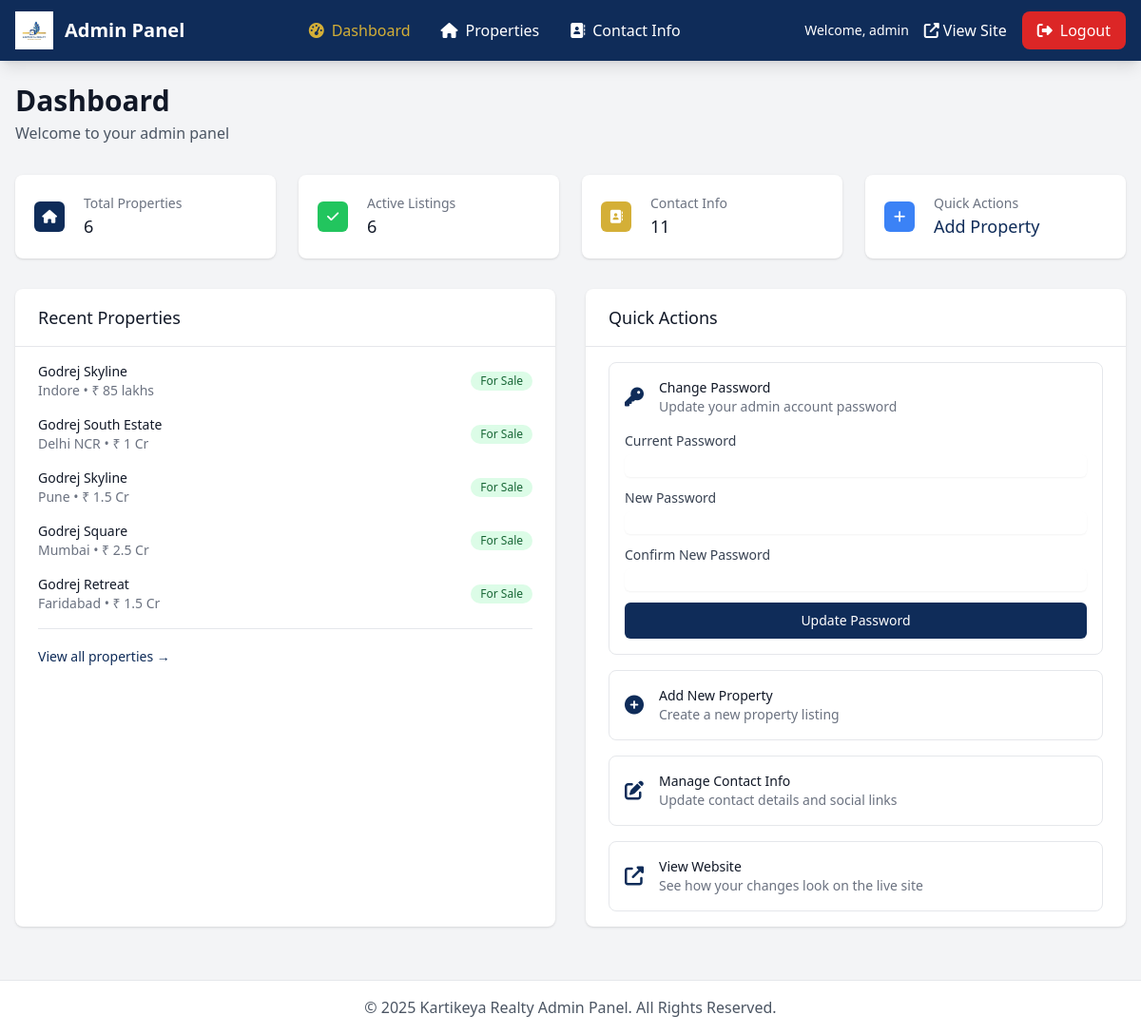
Page /admin/dashboard.php (signed in) on the committed database.
### tables this page shows
CREATE TABLE properties (
                    id INTEGER PRIMARY KEY AUTOINCREMENT,
                    title VARCHAR(255) NOT NULL,
                    category VARCHAR(100) NOT NULL,
                    image VARCHAR(255),
                    cost VARCHAR(100) NOT NULL,
                    location VARCHAR(255) NOT NULL,
                    status VARCHAR(50) NOT NULL,
                    description TEXT,
                    bedrooms INTEGER,
                    bathrooms INTEGER,
                    area VARCHAR(100),
                    features TEXT,
                    created_at DATETIME DEFAULT CURRENT_TIMESTAMP,
                    updated_at DATETIME DEFAULT CURRENT_TIMESTAMP
                );

### admin/config/database.php (called while the page is built, shortened)
<?php
class Database {
    private $db_file = __DIR__ . '/../data/realestate.db';
    private $pdo;
    public function __construct() {
        $this->createTables();
    }
    private function connect() {
        try {
            $data_dir = dirname($this->db_file);
            $this->pdo = new PDO('sqlite:' . $this->db_file);
            $this->pdo->setAttribute(PDO::ATTR_ERRMODE, PDO::ERRMODE_EXCEPTION);
            $this->pdo->setAttribute(PDO::ATTR_DEFAULT_FETCH_MODE, PDO::FETCH_ASSOC);
        } catch (PDOException $e) {
            die('Database connection failed: ' . $e->getMessage());
        }
    }
    private function createTables() {
        try {
            $this->pdo->exec("
                CREATE TABLE IF NOT EXISTS admin_users (
                    id INTEGER PRIMARY KEY AUTOINCREMENT,
                    username VARCHAR(50) UNIQUE NOT NULL,
                    password VARCHAR(255) NOT NULL,
                    created_at DATETIME DEFAULT CURRENT_TIMESTAMP
                )
            ");
            $this->pdo->exec("
                CREATE TABLE IF NOT EXISTS properties (
                    id INTEGER PRIMARY KEY AUTOINCREMENT,
                    title VARCHAR(255) NOT NULL,
                    category VARCHAR(100) NOT NULL,
                    image VARCHAR(255),
                    cost VARCHAR(100) NOT NULL,
                    location VARCHAR(255) NOT NULL,
                    status VARCHAR(50) NOT NULL,
                    description TEXT,
                    bedrooms INTEGER,
                    bathrooms INTEGER,
                    area VARCHAR(100),
                    features TEXT,
                    created_at DATETIME DEFAULT CURRENT_TIMESTAMP,
                    updated_at DATETIME DEFAULT CURRENT_TIMESTAMP
                )
            ");
            $this->pdo->exec("
                CREATE TABLE IF NOT EXISTS contact_info (
                    id INTEGER PRIMARY KEY AUTOINCREMENT,
                    type VARCHAR(50) NOT NULL,
                    label VARCHAR(100) NOT NULL,
                    value VARCHAR(255) NOT NULL,
                    is_active BOOLEAN DEFAULT 1,
                    sort_order INTEGER DEFAULT 0,
                    created_at DATETIME DEFAULT CURRENT_TIMESTAMP,
                    updated_at DATETIME DEFAULT CURRENT_TIMESTAMP
                )
            ");
            $stmt = $this->pdo->prepare("SELECT COUNT(*) FROM admin_users WHERE username = ?");
            $stmt->execute(['admin']);
            $stmt = $this->pdo->prepare("SELECT COUNT(*) FROM contact_info");
            $stmt->execute();
        } catch (PDOException $e) {
            die('Table creation failed: ' . $e->getMessage());
        }
    }
    public function query($sql, $params = []) {
        try {
            $stmt = $this->pdo->prepare($sql);
            $stmt->execute($params);
            return $stmt;
        } catch (PDOException $e) {
            throw new Exception('Query failed: ' . $e->getMessage());
        }
    }
}
$database = new Database();
?>

### admin/includes/auth.php (called while the page is built, shortened)
<?php
require_once __DIR__ . '/../config/database.php';
?>

### admin/dashboard.php (the view, shortened to what this page needs)
<?php
require_once 'includes/header.php';
try {
    $properties_count = $database->query("SELECT COUNT(*) as count FROM properties")->fetch()['count'];
    $active_properties = $database->query("SELECT COUNT(*) as count FROM properties WHERE status IN ('For Sale', 'For Rent', 'For Lease')")->fetch()['count'];
    $contact_info_count = $database->query("SELECT COUNT(*) as count FROM contact_info WHERE is_active = 1")->fetch()['count'];
    $recent_properties = $database->query("SELECT * FROM properties ORDER BY created_at DESC LIMIT 5")->fetchAll();
} catch (Exception $e) {
    $properties_count = 0;
    $active_properties = 0;
    $contact_info_count = 0;
    $recent_properties = [];
}
?>
<div class="max-w-7xl mx-auto py-6 px-4">
    <div class="md:flex md:items-center md:justify-between mb-8">
        <div class="flex-1 min-w-0">
            <h1 class="text-3xl font-bold text-gray-900">Dashboard</h1>
            <p class="mt-1 text-gray-600">Welcome to your admin panel</p>
        </div>
    </div>
    <div class="grid grid-cols-1 md:grid-cols-2 lg:grid-cols-4 gap-6 mb-8">
        <div class="bg-white overflow-hidden shadow rounded-lg">
            <div class="p-5">
                <div class="flex items-center">
                    <div class="flex-shrink-0">
                        <div class="w-8 h-8 bg-primary rounded-md flex items-center justify-center">
                            <i class="fas fa-home text-white text-sm"></i>
                        </div>
                    </div>
                    <div class="ml-5 w-0 flex-1">
                        <dl>
                            <dt class="text-sm font-medium text-gray-500 truncate">Total Properties</dt>
                            <dd class="text-lg font-medium text-gray-900"><?php echo $properties_count; ?></dd>
                        </dl>
                    </div>
                </div>
            </div>
        </div>
        <div class="bg-white overflow-hidden shadow rounded-lg">
            <div class="p-5">
                <div class="flex items-center">
                    <div class="flex-shrink-0">
                        <div class="w-8 h-8 bg-green-500 rounded-md flex items-center justify-center">
                            <i class="fas fa-check text-white text-sm"></i>
                        </div>
                    </div>
                    <div class="ml-5 w-0 flex-1">
                        <dl>
                            <dt class="text-sm font-medium text-gray-500 truncate">Active Listings</dt>
                            <dd class="text-lg font-medium text-gray-900"><?php echo $active_properties; ?></dd>
                        </dl>
                    </div>
                </div>
            </div>
        </div>
        <div class="bg-white overflow-hidden shadow rounded-lg">
            <div class="p-5">
                <div class="flex items-center">
                    <div class="flex-shrink-0">
                        <div class="w-8 h-8 bg-secondary rounded-md flex items-center justify-center">
                            <i class="fas fa-address-book text-white text-sm"></i>
                        </div>
                    </div>
                    <div class="ml-5 w-0 flex-1">
                        <dl>
                            <dt class="text-sm font-medium text-gray-500 truncate">Contact Info</dt>
                            <dd class="text-lg font-medium text-gray-900"><?php echo $contact_info_count; ?></dd>
                        </dl>
                    </div>
                </div>
            </div>
        </div>
        <div class="bg-white overflow-hidden shadow rounded-lg">
            <div class="p-5">
                <div class="flex items-center">
                    <div class="flex-shrink-0">
                        <div class="w-8 h-8 bg-blue-500 rounded-md flex items-center justify-center">
                            <i class="fas fa-plus text-white text-sm"></i>
                        </div>
                    </div>
                    <div class="ml-5 w-0 flex-1">
                        <dl>
                            <dt class="text-sm font-medium text-gray-500 truncate">Quick Actions</dt>
                            <dd class="text-lg font-medium text-gray-900">
                                <a href="properties.php?action=add" class="text-primary hover:text-secondary">Add Property</a>
                            </dd>
                        </dl>
                    </div>
                </div>
            </div>
        </div>
    </div>
    <div class="grid grid-cols-1 lg:grid-cols-2 gap-8">
        <div class="bg-white shadow rounded-lg">
            <div class="px-6 py-4 border-b border-gray-200">
                <h3 class="text-lg font-medium text-gray-900">Recent Properties</h3>
            </div>
            <div class="px-6 py-4">
                <?php if (empty($recent_properties)): ?>
                    <p class="text-gray-500 text-center py-4">No properties added yet.</p>
                <?php else: ?>
                    <div class="space-y-4">
                        <?php foreach ($recent_properties as $property): ?>
                            <div class="flex items-center justify-between">
                                <div class="flex-1">
                                    <h4 class="text-sm font-medium text-gray-900"><?php echo htmlspecialchars($property['title']); ?></h4>
                                    <p class="text-sm text-gray-500"><?php echo htmlspecialchars($property['location']); ?> • <?php echo htmlspecialchars($property['cost']); ?></p>
                                </div>
                                <div class="flex items-center space-x-2">
                                    <span class="inline-flex items-center px-2.5 py-0.5 rounded-full text-xs font-medium
                                        <?php echo $property['status'] === 'For Sale' ? 'bg-green-100 text-green-800' :
                                                  ($property['status'] === 'For Rent' ? 'bg-blue-100 text-blue-800' :
                                                  ($property['status'] === 'For Lease' ? 'bg-purple-100 text-purple-800' : 'bg-gray-100 text-gray-800')); ?>">
                                        <?php echo htmlspecialchars($property['status']); ?>
                                    </span>
                                </div>
                            </div>
                        <?php endforeach; ?>
                    </div>
                <?php endif; ?>
                <div class="mt-4 pt-4 border-t border-gray-200">
                    <a href="properties.php" class="text-primary hover:text-secondary text-sm font-medium">
                        View all properties →
                    </a>
                </div>
            </div>
        </div>
        <div class="bg-white shadow rounded-lg">
            <div class="px-6 py-4 border-b border-gray-200">
                <h3 class="text-lg font-medium text-gray-900">Quick Actions</h3>
            </div>
            <div class="px-6 py-4">
                <div class="space-y-4">
                    <div class="p-4 border border-gray-200 rounded-lg">
                        <div class="flex items-center mb-4">
                            <div class="flex-shrink-0">
                                <i class="fas fa-key text-primary text-xl"></i>
                            </div>
                            <div class="ml-4">
                                <h4 class="text-sm font-medium text-gray-900">Change Password</h4>
                                <p class="text-sm text-gray-500">Update your admin account password</p>
                            </div>
                        </div>
                        <form id="passwordChangeForm" class="space-y-3">
                            <div>
                                <label for="currentPassword" class="block text-sm font-medium text-gray-700">Current Password</label>
                                <input type="password" id="currentPassword" name="currentPassword" required
                                    class="mt-1 block w-full rounded-md border-gray-300 shadow-sm focus:border-primary focus:ring focus:ring-primary focus:ring-opacity-50">
                            </div>
                            <div>
                                <label for="newPassword" class="block text-sm font-medium text-gray-700">New Password</label>
                                <input type="password" id="newPassword" name="newPassword" required
                                    class="mt-1 block w-full rounded-md border-gray-300 shadow-sm focus:border-primary focus:ring focus:ring-primary focus:ring-opacity-50">
                            </div>
                            <div>
                                <label for="confirmPassword" class="block text-sm font-medium text-gray-700">Confirm New Password</label>
                                <input type="password" id="confirmPassword" name="confirmPassword" required
                                    class="mt-1 block w-full rounded-md border-gray-300 shadow-sm focus:border-primary focus:ring focus:ring-primary focus:ring-opacity-50">
                            </div>
                            <div>
                                <button type="submit" class="w-full flex justify-center py-2 px-4 border border-transparent rounded-md shadow-sm text-sm font-medium text-white bg-primary hover:bg-secondary focus:outline-none focus:ring-2 focus:ring-offset-2 focus:ring-primary">
                                    Update Password
                                </button>
                            </div>
                        </form>
                    </div>
                    <a href="properties.php?action=add" class="block p-4 border border-gray-200 rounded-lg hover:border-primary hover:bg-gray-50 transition duration-300">
                        <div class="flex items-center">
                            <div class="flex-shrink-0">
                                <i class="fas fa-plus-circle text-primary text-xl"></i>
                            </div>
                            <div class="ml-4">
                                <h4 class="text-sm font-medium text-gray-900">Add New Property</h4>
                                <p class="text-sm text-gray-500">Create a new property listing</p>
                            </div>
                        </div>
                    </a>
                    <a href="contact-info.php" class="block p-4 border border-gray-200 rounded-lg hover:border-primary hover:bg-gray-50 transition duration-300">
                        <div class="flex items-center">
                            <div class="flex-shrink-0">
                                <i class="fas fa-edit text-primary text-xl"></i>
                            </div>
                            <div class="ml-4">
                                <h4 class="text-sm font-medium text-gray-900">Manage Contact Info</h4>
                                <p class="text-sm text-gray-500">Update contact details and social links</p>
                            </div>
                        </div>
                    </a>
                    <a href="../index.html" target="_blank" class="block p-4 border border-gray-200 rounded-lg hover:border-primary hover:bg-gray-50 transition duration-300">
                        <div class="flex items-center">
                            <div class="flex-shrink-0">
                                <i class="fas fa-external-link-alt text-primary text-xl"></i>
                            </div>
                            <div class="ml-4">
                                <h4 class="text-sm font-medium text-gray-900">View Website</h4>
                                <p class="text-sm text-gray-500">See how your changes look on the live site</p>
                            </div>
                        </div>
                    </a>
                </div>
            </div>
        </div>
    </div>
</div>
<?php require_once 'includes/footer.php'; ?>

### rows in the picture
properties: title "Godrej Skyline", location "Indore", cost "₹ 85 lakhs", status "For Sale"
properties: title "Godrej South Estate", location "Delhi NCR", cost "₹ 1 Cr", status "For Sale"
properties: title "Godrej Skyline", location "Pune", cost "₹ 1.5 Cr", status "For Sale"
properties: title "Godrej Square", location "Mumbai", cost "₹ 2.5 Cr", status "For Sale"
properties: title "Godrej Retreat", location "Faridabad", cost "₹ 1.5 Cr", status "For Sale"

### other values in the picture
$auth->getAdminUsername() "admin"
$properties_count "6"
$active_properties "6"
$contact_info_count "11"
